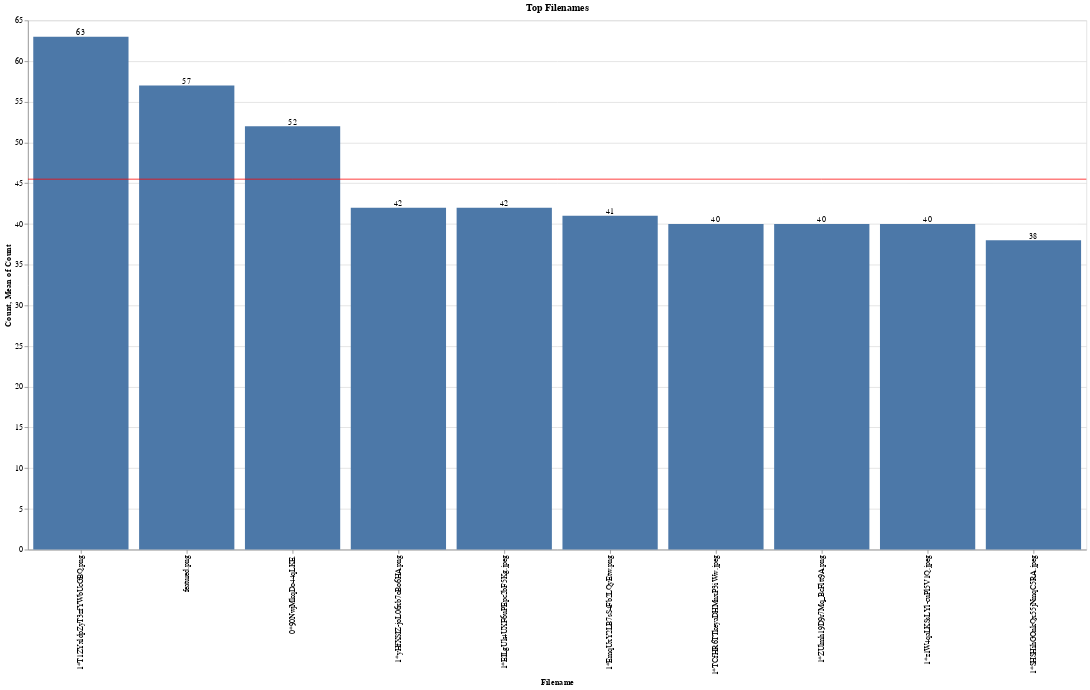

This figure's notebook cell:
### Code cell
top_filenames_altair = (
    images["filename"]
    .value_counts()
    .head(10)
    .rename_axis("Filename")
    .reset_index(name="Count")
)

filenames_bar = (
    alt.Chart(top_filenames_altair)
    .mark_bar()
    .encode(x=alt.X("Filename:O", sort="-y"), y=alt.Y("Count:Q"))
)

filenames_rule = (
    alt.Chart(top_filenames_altair).mark_rule(color="red").encode(y="mean(Count):Q")
)


filenames_text = filenames_bar.mark_text(align="center", baseline="bottom").encode(
    text="Count:Q"
)

(filenames_bar + filenames_rule + filenames_text).properties(
    width=1400, height=700, title="Top Filenames"
)

### Figure 1 — Vega-Lite specification as saved in the notebook (floating-point values rounded to 4 significant figures)
{"config": {"view": {"continuousWidth": 400, "continuousHeight": 300}}, "layer": [{"mark": "bar", "encoding": {"x": {"field": "Filename", "sort": "-y", "type": "ordinal"}, "y": {"field": "Count", "type": "quantitative"}}}, {"mark": {"type": "rule", "color": "red"}, "encoding": {"y": {"aggregate": "mean", "field": "Count", "type": "quantitative"}}}, {"mark": {"type": "text", "align": "center", "baseline": "bottom"}, "encoding": {"text": {"field": "Count", "type": "quantitative"}, "x": {"field": "Filename", "sort": "-y", "type": "ordinal"}, "y": {"field": "Count", "type": "quantitative"}}}], "data": {"name": "data-95cffe19e1759efe10cb45fc47ec4db1"}, "height": 700, "title": "Top Filenames", "width": 1400, "$schema": "https://vega.github.io/schema/vega-lite/v4.17.0.json", "datasets": {"data-95cffe19e1759efe10cb45fc47ec4db1": [{"Filename": "1*T1ZYxldpZyT3zfYWbUcGBQ.png", "Count": 63}, {"Filename": "featured.png", "Count": 57}, {"Filename": "0*90NwjMkqDo44qLKE.", "Count": 52}, {"Filename": "1*yHfXSIZ-joL06xb7oBo6HA.png", "Count": 42}, {"Filename": "1*EILgUk4UXF6uPEpc2bF5Kg.jpeg", "Count": 42}, {"Filename": "1*EmqUxY2LB7sS4Fb2LQyEtw.png", "Count": 41}, {"Filename": "1*TCfHR6TTkeyaDHMnxP3iWw.jpeg", "Count": 40}, {"Filename": "1*ZUlmh19D9r7Mq_BcFltt9A.png", "Count": 40}, {"Filename": "1*z1W4qaLKSsLYl-cuPl5V1Q.jpeg", "Count": 40}, {"Filename": "1*SHSHihGOnkQx55jNmqC5RA.jpeg", "Count": 38}]}}
